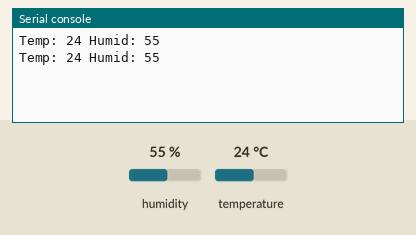
Bench run of a program on a simulated Raspberry Pi Pico running MicroPython. On the bench: the last lines printed to the serial console. The test bench sets the inputs (shaded band); at power-on: humidity 55 %, temperature 24 °C.

Above: at 1.2 s.
1.3 s: humidity set to 22 %
At 2.6 s:
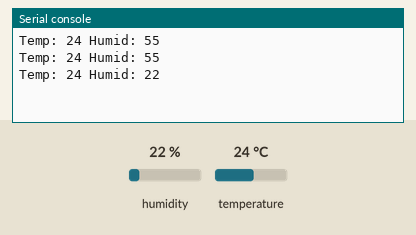
2.8 s: temperature set to 12 °C
At 3.5 s:
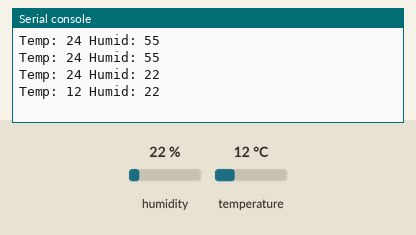
4.3 s: humidity set to 40 %
At 5.5 s:
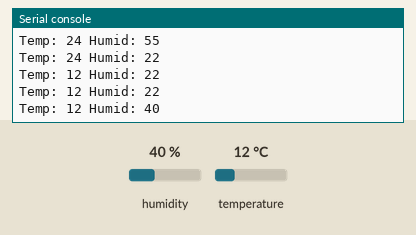
Timing chart, 0 to 7.3 s (numbered marks = the images above; inputs shaded):
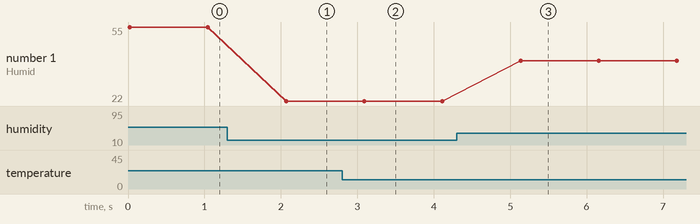

Measured:
- after the input at 1.3 s, the serial console: prints a new line after 0.77 s (image 1)
- after the input at 2.8 s, the serial console: prints a new line after 0.29 s (image 2)
- after the input at 4.3 s, the serial console: prints a new line after 0.84 s (image 3)
- plotted number 1: 55 → 22 after the input at 1.3 s, 22 → 40 after the input at 4.3 s

The program:

dht1.py
```python
from utime import sleep
from machine import Pin
from dht import DHT11
# Ενεργοποίηση DHT11
dhtpin = Pin(16, Pin.IN, Pin.PULL_UP)
sensor = DHT11(dhtpin)
while True:
    sensor.measure()
    temp = sensor.temperature()
    humid = sensor.humidity()
    print("Temp:", temp, "Humid:",humid)
    sleep(1)
```
